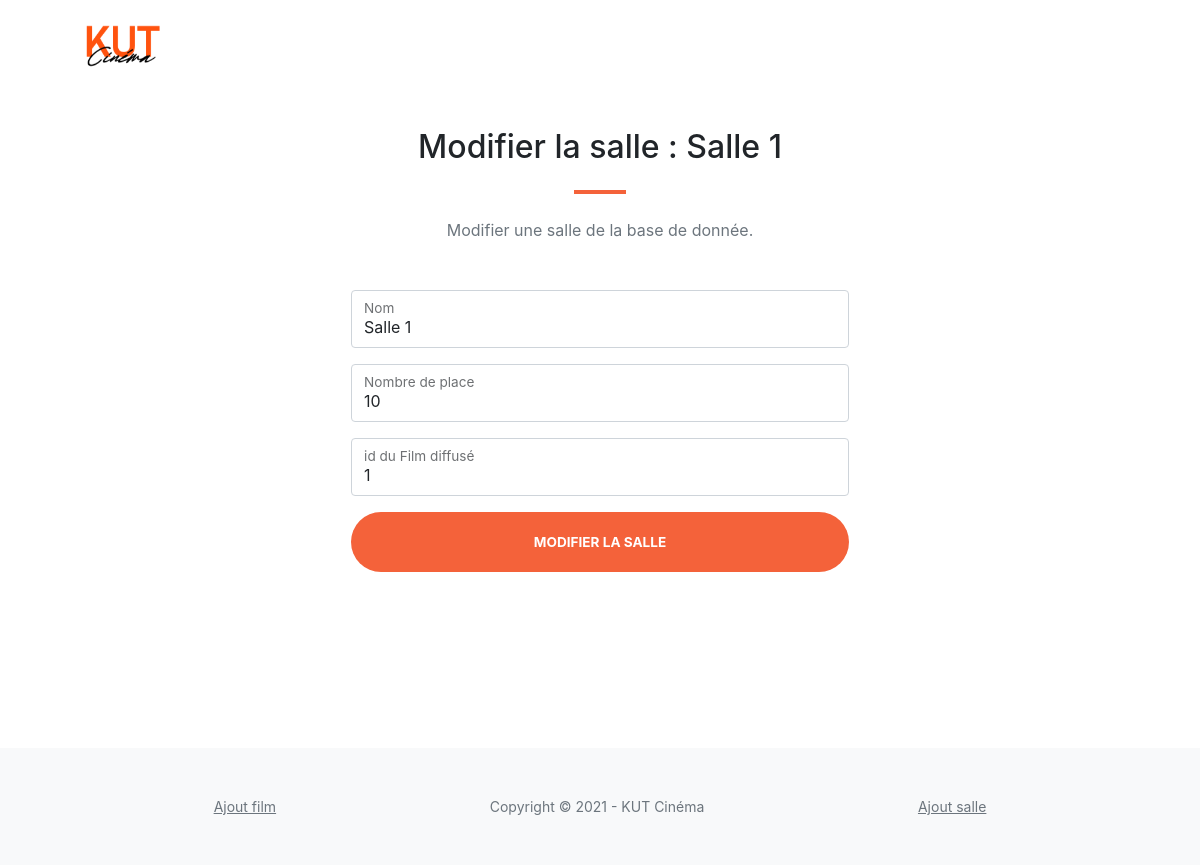
Page /Site/salle/update_salle.php?id_salle=1 on the committed database.
### tables this page shows
CREATE TABLE IF NOT EXISTS `Salle` (
    `id_salle` int (11) NOT NULL AUTO_INCREMENT,
    `nom` varchar (50) NOT NULL,
    `nb_place_salle` int (11) NOT NULL,
    `ref_film` int (11) NOT NULL,
    PRIMARY KEY (`id_salle`)
);

### Site/salle/update_salle.php (the view, shortened to what this page needs)
<?php
    $bdd = new PDO('mysql:host=localhost;dbname=kut-cinema;charset=utf8','root','');
    $req = $bdd->prepare('SELECT * FROM salle WHERE id_salle = :id_salle');
    $req->execute(array(
        "id_salle"=>$_GET['id_salle'],
    ));
    $res1 = $req->fetch();
?>
<!DOCTYPE html>
<html lang="fr">
    <head>
        <link href="../css/styles.css" rel="stylesheet" />
    </head>
    <body>
        <nav class="navbar navbar-expand-lg navbar-light fixed-top py-1" id="mainNav">
            <div class="container px-4 px-lg-5">
                <a href="../index.php">
                    <img href="index.php" src="../assets/img/LogoKUTCinéma.png" height="75" alt="Logo de KUT cinéma">
                </a>
            </div>
        </nav>
        <section class="page-section" id="contact">
            <div class="container px-4 px-lg-5">
                <div class="row gx-4 gx-lg-5 justify-content-center">
                    <div class="col-lg-8 col-xl-6 text-center">
                        <h2 class="mt-0">Modifier la salle : <?php echo $res1['nom']?></h2>
                        <hr class="divider" />
                        <p class="text-muted mb-5">Modifier une salle de la base de donnée.</p>
                    </div>
                </div>
                <div class="row gx-4 gx-lg-5 justify-content-center mb-5">
                    <div class="col-lg-6">
                        <form action="updateDB.php" method="post">
                            <div class="form-floating mb-3">
                                <input class="form-control" id="nom" type="text" value="<?php echo $res1['nom'] ?>" placeholder="Nom" data-sb-validations="required" name="nom" />
                                <label for="nom">Nom</label>
                            </div>
                            <div class="form-floating mb-3">
                                <input class="form-control" id="nb_place_salle" type="text" value="<?php echo $res1['nb_place_salle'] ?>" placeholder="Nombre de place" data-sb-validations="required" name="nb_place_salle" />
                                <label for="nb_place_salle">Nombre de place</label>
                            </div>
                            <div class="form-floating mb-3">
                                <input class="form-control" id="ref_film" type="text" value="<?php echo $res1['ref_film'] ?>" placeholder="Film diffusé" name="ref_film" />
                                <label for="ref_film">id du Film diffusé</label>
                            </div>
                            <div class="d-grid"><button class="btn btn-primary btn-xl " id="submitButton" type="submit">Modifier la salle</button></div>
                        </form>
                    </div>
                </div>
            </div>
        </section>
        <footer class="bg-light py-5">
            <div class="d-flex justify-content-evenly">
                <a href="../film/add_film.html" class="small text-muted">Ajout film</a>
                <div class="small text-center text-muted">Copyright &copy; 2021 - KUT Cinéma</div>
                <a href="../salle/add_salle.html" class="small text-muted">Ajout salle</a>
            </div>
        </footer>
    </body>
</html>

### rows in the picture
salle: nom "Salle 1", nb_place_salle "10", ref_film "1"
